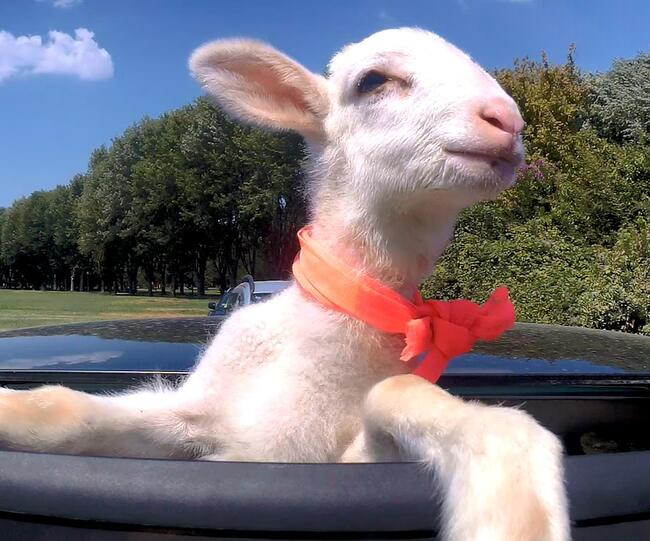
#> input picture Kuzu.jpg, 650 x 541 px
$ python basic_image_operations.py
#> lines starting #> are read from the running program, lines starting #| are printed output that depends on the picture
from email.mime import image
import cv2 as cv
from cv2 import imread
import numpy as np
from matplotlib import pyplot as plt

img = imread("Kuzu.jpg")
#> img is the input picture: shape (541, 650, 3); mean B, G, R 124.3, 116.8, 120.9

# head = img[30:140,60:210]
# img[10:120,200:350] = head
replicate = cv.copyMakeBorder(img,200,200,200,200,cv.BORDER_REPLICATE) #ekmeğe çokokrem sürer gibi
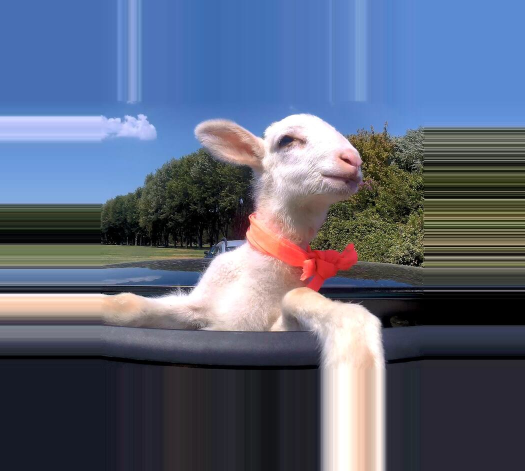
#> replicate: shape (941, 1050, 3) (shown at 1/2 size); mean B, G, R 122.1, 100.8, 91.4
reflect = cv.copyMakeBorder(img,100,100,100,100,cv.BORDER_REFLECT) # yansıma
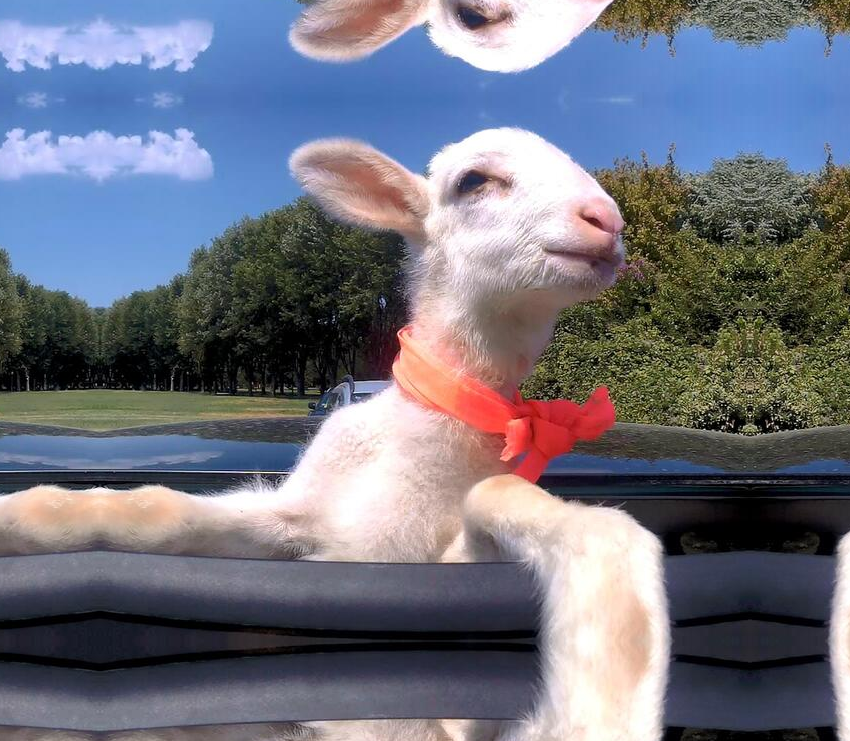
#> reflect: shape (741, 850, 3); mean B, G, R 128, 114.9, 112.8
reflect101 = cv.copyMakeBorder(img,100,100,100,100,cv.BORDER_REFLECT_101) # bi fark göremiyorum lanet olsun
wrap = cv.copyMakeBorder(img,100,100,100,100,cv.BORDER_WRAP) # 6 lı vesikalık fotoğraf
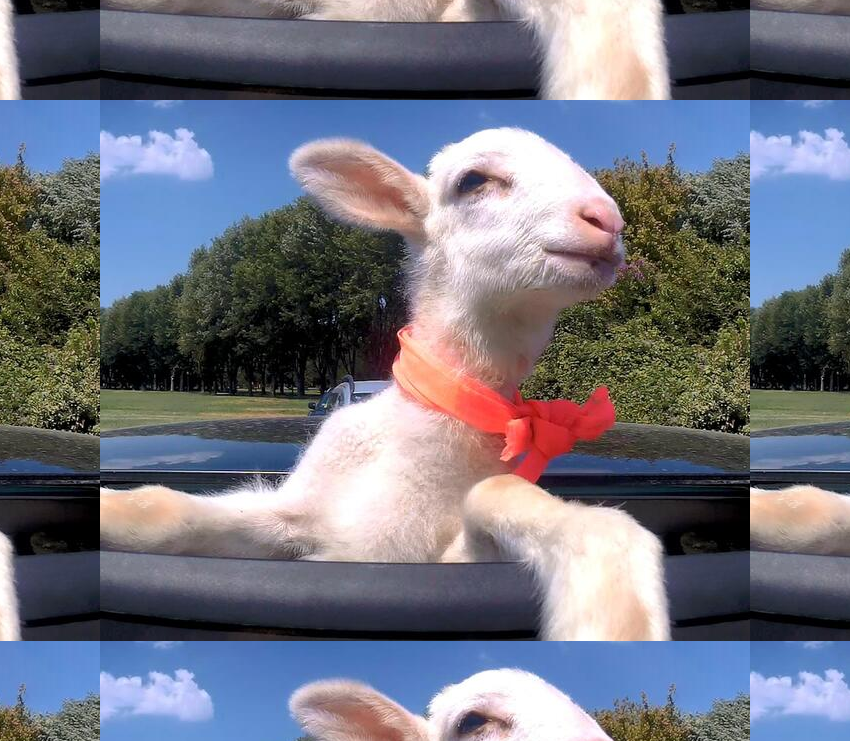
#> wrap: shape (741, 850, 3); mean B, G, R 128, 114.9, 112.8
constant = cv.copyMakeBorder(img,100,100,100,100,cv.BORDER_CONSTANT) #dış sınır ekle (margin)
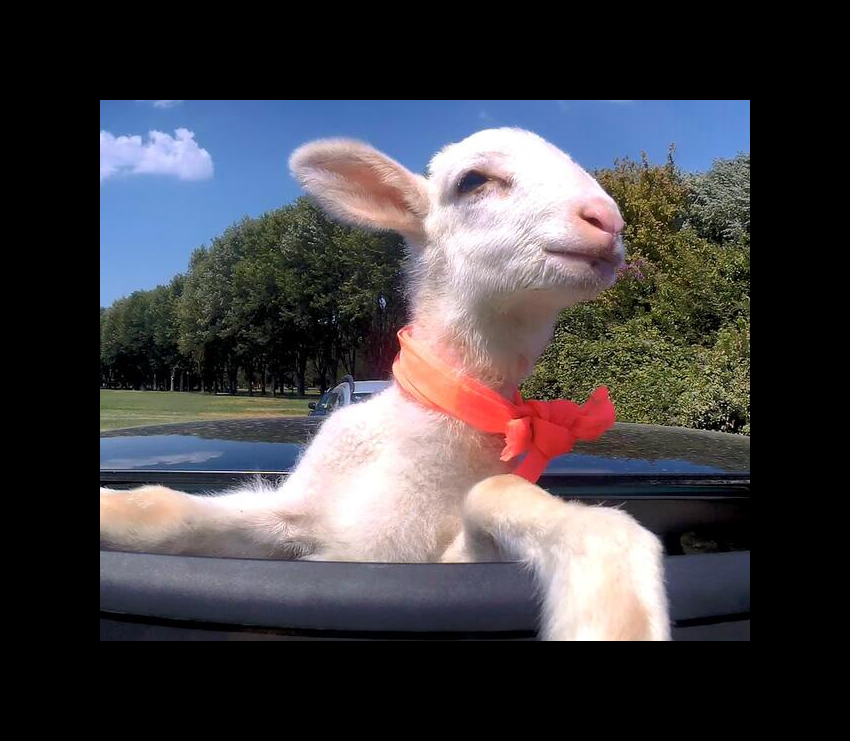
#> constant: shape (741, 850, 3); mean B, G, R 69.4, 65.2, 67.5


# [6 lines of commented-out code are left out]


plt.subplot(231),plt.imshow(img,'gray'),plt.title('ORIGINAL')
plt.subplot(232),plt.imshow(replicate,'gray'),plt.title('REPLICATE')
plt.subplot(233),plt.imshow(reflect,'gray'),plt.title('REFLECT')
plt.subplot(234),plt.imshow(reflect101,'gray'),plt.title('REFLECT_101')
plt.subplot(235),plt.imshow(wrap,'gray',alpha=0.4),plt.title('WRAP')
plt.subplot(236),plt.imshow(constant,alpha=0.6),plt.title('CONSTANT')
plt.show()
#> figure, not shown here; B, G, R data is drawn as R, G, B


cv.waitKey(0)
cv.destroyAllWindows()

$ run again, with damaged-photo.jpg copied over Kuzu.jpg
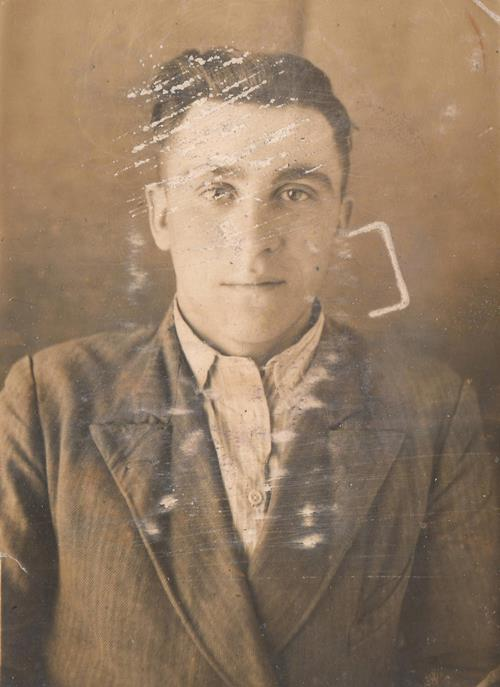
#> input picture damaged-photo.jpg, 500 x 687 px
#> img is the input picture: shape (687, 500, 3); mean B, G, R 99.9, 123.4, 147.2
#> `replicate = cv.copyMakeBorder(img,200,200,200,200,cv.BORDER_REPLICATE)`:
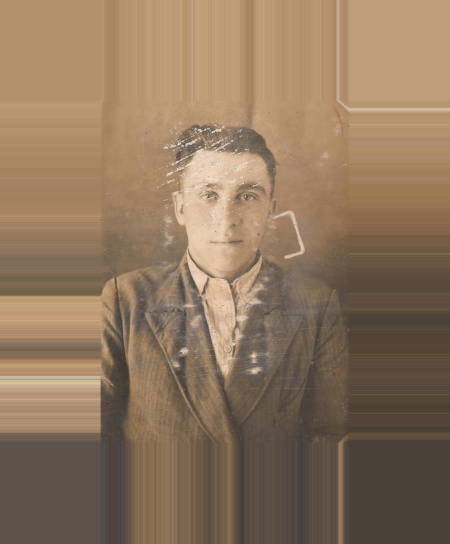
#> replicate: shape (1087, 900, 3) (shown at 1/2 size); mean B, G, R 93.5, 118.2, 142.6
#> `constant = cv.copyMakeBorder(img,100,100,100,100,cv.BORDER_CONSTANT)`:
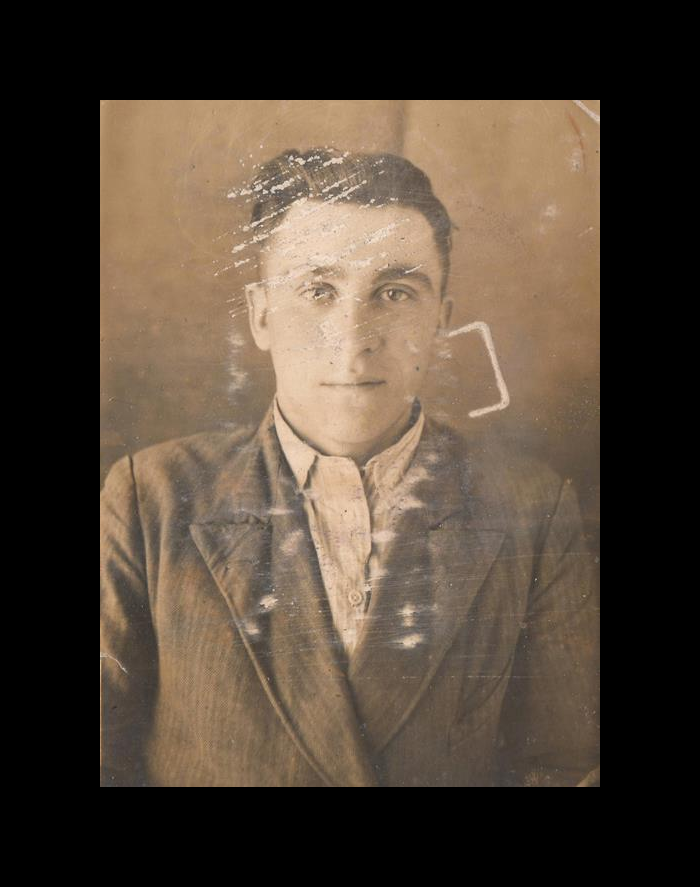
#> constant: shape (887, 700, 3); mean B, G, R 55.3, 68.2, 81.4

$ run again, with kawga.jpg copied over Kuzu.jpg
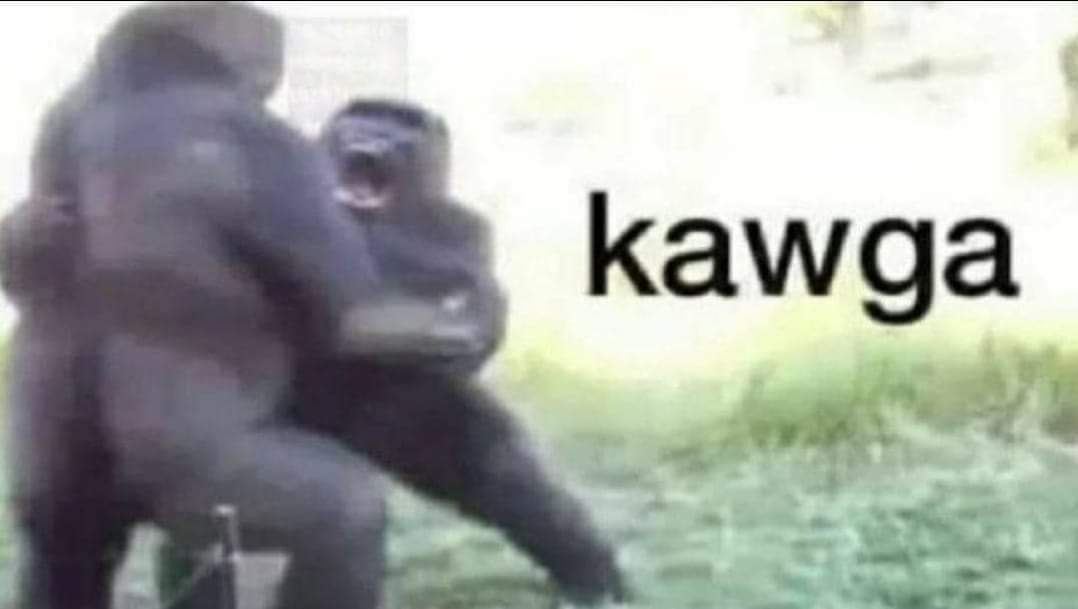
#> input picture kawga.jpg, 1078 x 609 px
#> img is the input picture: shape (609, 1078, 3); mean B, G, R 161.8, 166.4, 162.3
#> `replicate = cv.copyMakeBorder(img,200,200,200,200,cv.BORDER_REPLICATE)`:
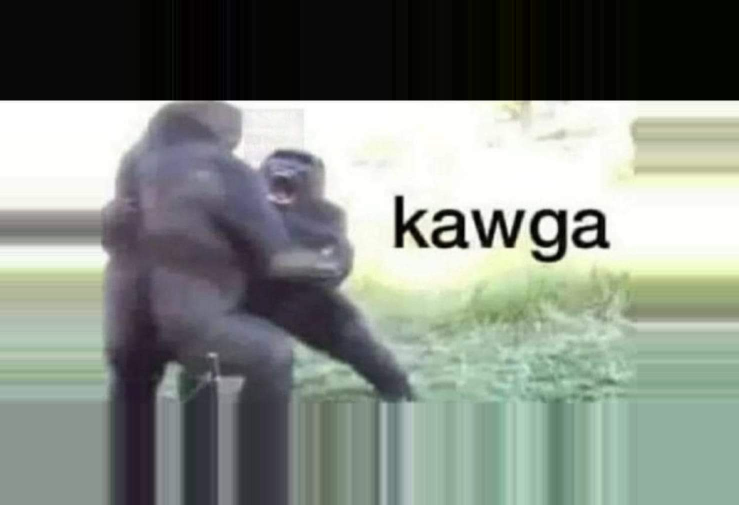
#> replicate: shape (1009, 1478, 3) (shown at 1/2 size); mean B, G, R 129.7, 136.8, 130
#> `constant = cv.copyMakeBorder(img,100,100,100,100,cv.BORDER_CONSTANT)`:
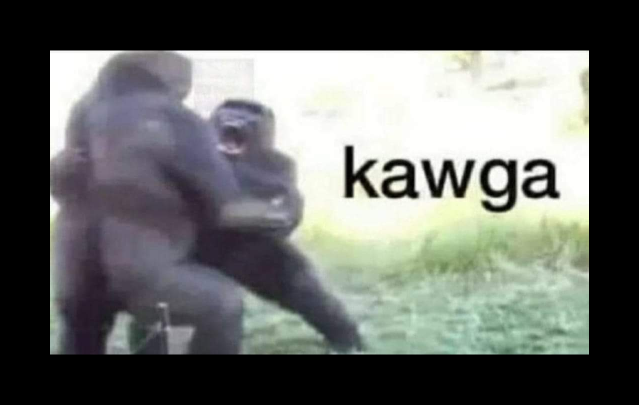
#> constant: shape (809, 1278, 3) (shown at 1/2 size); mean B, G, R 102.7, 105.6, 103.1
